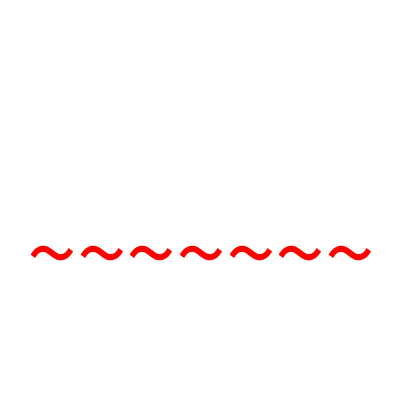
Frame 1 (no input)
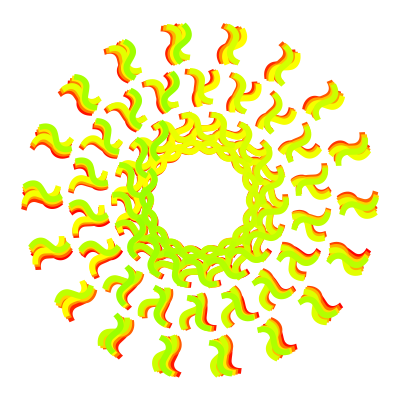
Frame 60 (the mouse pressed at the canvas centre just before this capture)
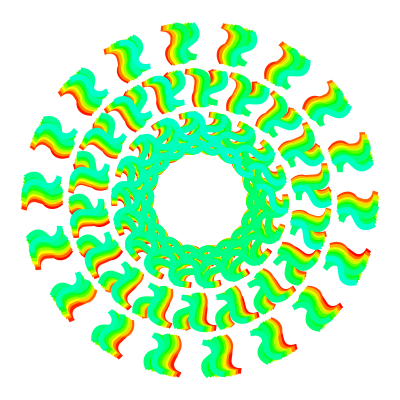
Frame 120 (the mouse held since frame 60 and released just before this capture)

The Processing sketch that drew these frames (run headless with seeded random() and noise(); from frame 60 on, the mouse is pressed at the canvas centre):

// Processing sketch: sketch_29
// ── sketch_29.pde
float x = 0;
float r = 0;
int c = 0;
void setup() {
  size(400,400);
  colorMode(HSB);
  background(255);
  strokeWeight(2);
  textAlign(CENTER,CENTER);
  textSize(100);
}
void draw() {
  fill(c,255,255);
  translate(width/2,height/2);
  rotate(r);
  text("~~~~~~~",0,50);
  c = c + 1;
  if (c > 255) {
    c = 0;
  }
  x = x + 1;
  r = r + .35;
}
